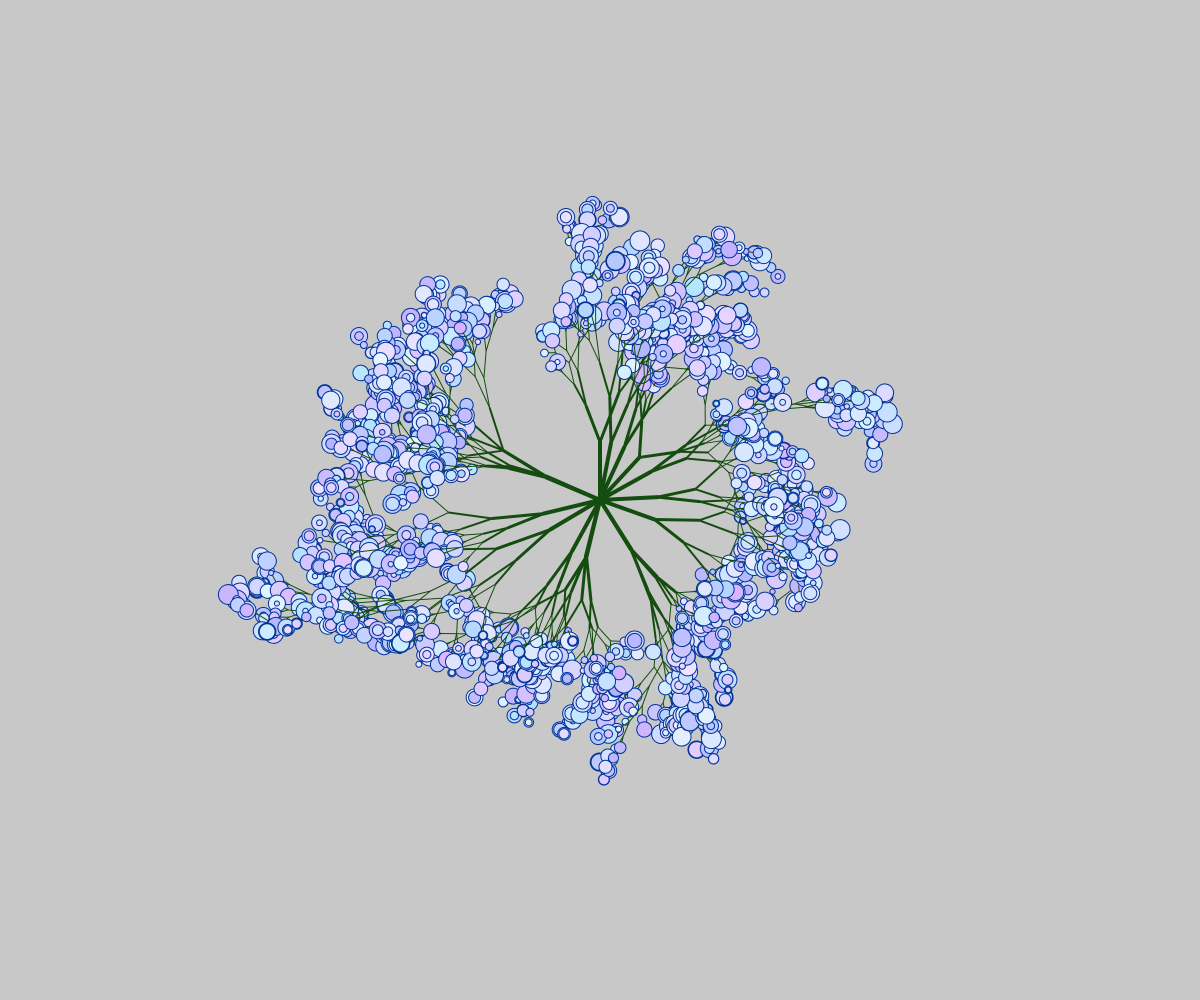
Frame 1 (no input)
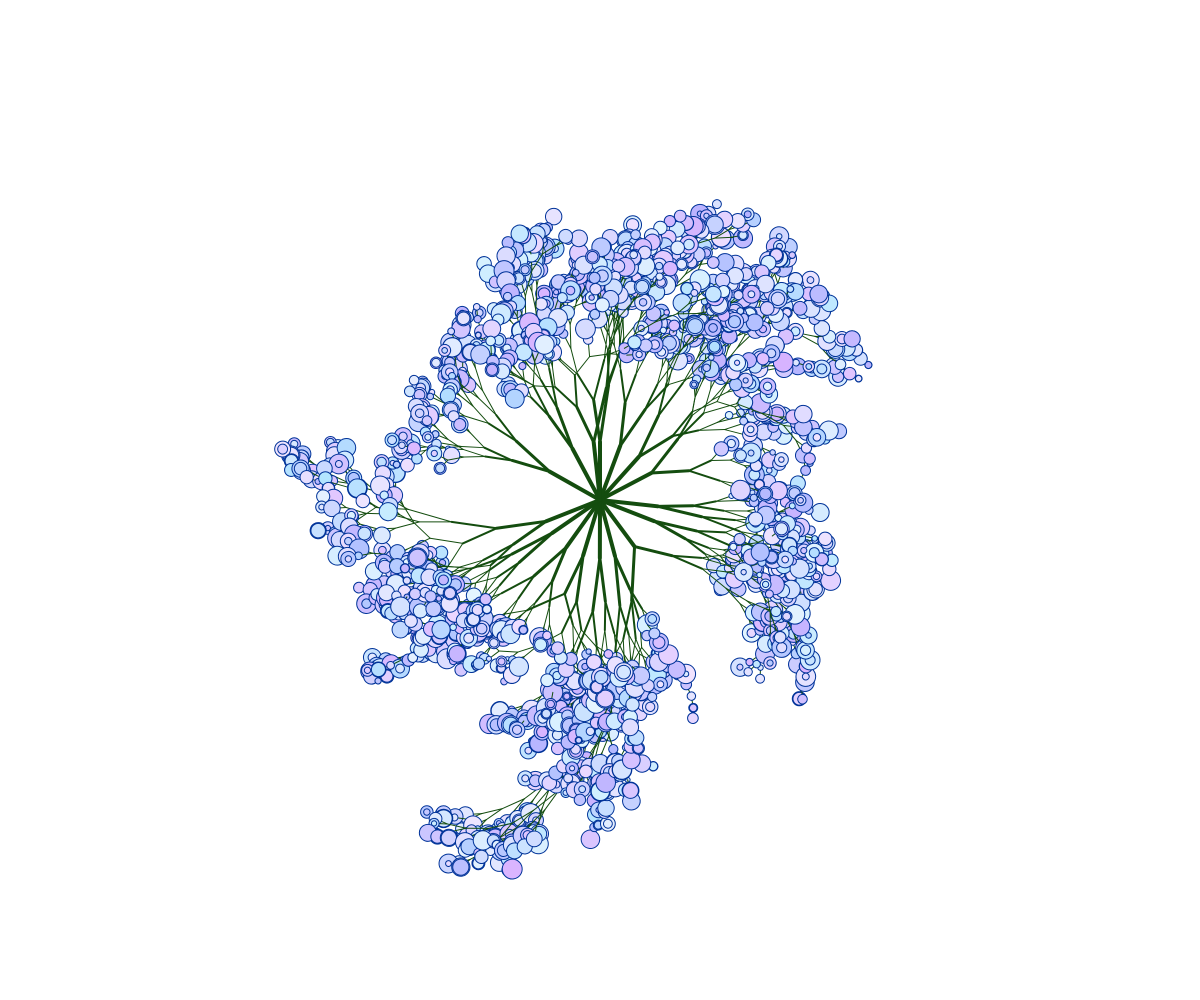
Frame 2 (the mouse pressed at the canvas centre, redrawn once)

The p5.js sketch that drew these frames (run headless with seeded random() and noise() and a simulated clock; the mouse was pressed at the canvas centre and the sketch redrawn once):

// p5.js sketch
// ── sketch.js
/* GENERATIVE DRAWING - RECURSION

I attempted to make a recursive drawing. 
- I first started thinking about what was recursive in the nature, I started with snowflakes and then moved on to 
flowers because I was struggling to use recursion to make a snowflake.
- I first started with a simple sketch that we made in class which was the example based on a tree then and I made branches like I would do with a simple tree 
and then rotate these branches around in a circle to create a flower from a top view.
- I wanted to make it look as natural as possible so I made a slightly random angle between each branch around the circle.
- I also made the branch get thinner and thinner which made it look realistic and was more pleasing aesthetically.
- Then for the flowers, I chose a range of purple and use the random function to go through a range of purple.

- I love the ambiance of this piece and the colours, I would actually hang it in my room because it brings me peace.

- After doing research I wish I learnt how to make the flowers die and see the petals fall down like it's going through a cycle of life.
*/

// declare our variables
var length = 58;
var weight = 4;

function setup() {
	createCanvas(windowWidth, windowHeight);


	pixelDensity(2);
	noLoop();
}

function draw() {
	background(200);
	// change the colour mode to hue - saturation - brightness
	colorMode(HSB);
	stroke(115, 80, 30);

	//We set the weight of the stroke to 4
	strokeWeight(weight);

	//We translate to the center of the canvas
	translate(width / 2, height / 2);

	//We use a for loop to go in a circle and separate in 8 "main" different branches
	for (let i = 0; i < TWO_PI; i += PI / 8) {
		push();
		//We then rotate the branch to a random angle around the 8 separation we made 
		//so its not perfect angles in between each branches
		rotate(i * random(0.9, 1.1));
		branch(length, weight);
		pop();
	}
}

function branch(h, wei) {
	var newWeight = wei;
	// We create random angle variable for the angle between two branches 	
	var angle = PI / random(4, 26);
	//We make the new weight go down by 1 if it's still bigger than 1
	if (wei > 1) {
		newWeight = wei - 1;
	}

	//Once the "height" of the line is over (with the condition afterwards) we create a circle
	//at the end of the branch
	if (h < 11) {
		var r = random(5, 20)
		fill(random(200, 270), random(10, 30), 100);
		strokeWeight(1)
		stroke(220, 100, 60);
		circle(0, 0, r)
	}
	else {
		line(0, 0, 0, -h);
	}

	strokeWeight(newWeight);
	translate(0, -h);

	//We create a condition so the recursion is not infinite
	if (h > 10) {
		//We create two branches on opposite angles
		push();
		rotate(angle);
		branch(h * random(0.6, 1), newWeight);
		pop();
		push();
		rotate(-angle);
		branch(h * random(0.6, 0.8), newWeight);
		pop();
	}
}
